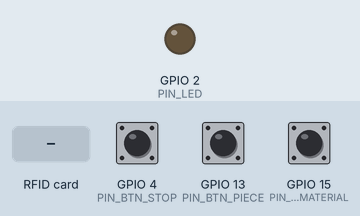
This sketch was run on a simulated ESP32. On the bench: output pins drawn as LEDs (lit = HIGH). The inputs (shaded band) are chosen by the test bench; at power-on: GPIO 4 (PIN_BTN_STOP) HIGH, GPIO 13 (PIN_BTN_PIECE) HIGH, GPIO 15 (PIN_BTN_MATERIAL) HIGH. WiFi joins after 1.5 s; servers stay silent unless stated; uploads are accepted with an empty reply; what the sketch prints to the serial monitor is not drawn.

Above: at 0.0 s.
At 2.9 s:
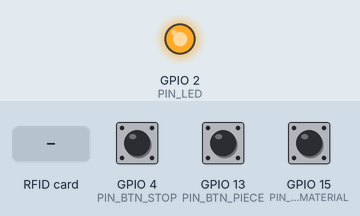
3.0 s: GPIO 4 (PIN_BTN_STOP) pulled LOW for 0.15 s
4.8 s: GPIO 13 (PIN_BTN_PIECE) pulled LOW for 0.15 s
6.6 s: RFID card 5E 7A 19 C4 held to the reader
Timing chart, 0 to 9.6 s (numbered marks = the images above; inputs shaded):
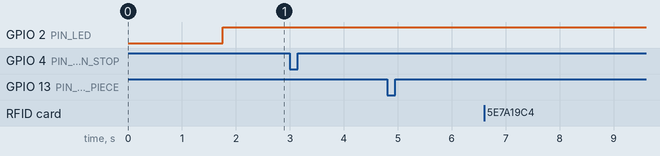

Measured:
- after the input at 3.0 s, every drawn part: stays the same
- after the input at 4.8 s, every drawn part: stays the same
- after the input at 6.6 s, every drawn part: stays the same

The sketch:

esp32_firmware.ino
```cpp
/*
 * =========================================================================================
 * FACTORY PULSE — FIRMWARE DE NODO ESP32
 * =========================================================================================
 *
 * Target: ESP32 Dev Module (WROOM-32) · Arduino core
 * Envío: HTTP POST JSON a la API de Factory Pulse
 *
 * 1. Registra el dispositivo en la app (Dispositivos → Registrar dispositivo).
 *    Queda "esperando conexión".
 * 2. Copia aquí el bloque de configuración que muestra la app para ese dispositivo.
 * 3. Al primer latido la app lo marca "conectado". Si el ID no estaba registrado,
 *    aparece como "detectado sin registrar" para asignarlo.
 *
 * Activa solo los módulos que tenga físicamente este nodo (ENABLE_*).
 *
 * CABLEADO
 * -----------------------------------------------------------------------------------------
 * Componente                 | Pin ESP32        | Notas
 * -----------------------------------------------------------------------------------------
 * RC522 (RFID 13.56 MHz)     | SCK 18, MISO 19, | 3.3 V. Librería MFRC522 (miguelbalboa)
 *                            | MOSI 23, SS 5,   |
 *                            | RST 22           |
 * Pulsador paro / andon      | GPIO 4           | INPUT_PULLUP, normalmente abierto a GND
 * Pulsador solicitar material| GPIO 15          | INPUT_PULLUP
 * Pulsador "pieza terminada" | GPIO 13          | INPUT_PULLUP · da dato de proceso con el kit
 * PIR presencia (opcional)   | GPIO 27          | HC-SR501 / RCWL-0516
 * Pulso de ciclo de máquina  | GPIO 26          | Optoacoplador PC817 desde salida de PLC
 * LED de estado              | GPIO 2           | Encendido = Wi-Fi conectado
 * =========================================================================================
 */

#include <WiFi.h>
#include <HTTPClient.h>

// ---------- Configuración (cópiala desde la app) ----------
#define WIFI_SSID    "NOMBRE_DE_TU_RED"
#define WIFI_PASS    "CLAVE_DE_TU_RED"
#define SERVER_BASE  "http://192.168.1.100:8000"
#define DEVICE_ID    "esp32-st-1-rfid"
#define STATION_ID   "st-1"
#define FIRMWARE     "fp-esp32-1.1"

// ---------- Módulos presentes en este nodo ----------
#define ENABLE_RFID    1
#define ENABLE_BUTTONS 1
#define ENABLE_PIR     0
#define ENABLE_CYCLE   0
// Sin sensor de proceso, un pulsador por pieza terminada permite medir ritmo,
// productivo y espera con el hardware del kit del hackathon.
#define ENABLE_PIECE_BUTTON 1

const unsigned long HEARTBEAT_INTERVAL_MS = 10000;  // la app espera un latido cada 10 s

#if ENABLE_RFID
#include <SPI.h>
#include <MFRC522.h>
const int PIN_RFID_SS = 5;
const int PIN_RFID_RST = 22;
MFRC522 rfid(PIN_RFID_SS, PIN_RFID_RST);
String lastTag = "";
unsigned long lastTagAt = 0;
#endif

const int PIN_BTN_STOP = 4;
const int PIN_BTN_MATERIAL = 15;
const int PIN_BTN_PIECE = 13;
unsigned long lastPieceAt = 0;
const int PIN_PIR = 27;
const int PIN_CYCLE = 26;
const int PIN_LED = 2;

unsigned long lastHeartbeat = 0;
bool lastPresence = false;
volatile unsigned long cyclePulses = 0;
unsigned long lastCycleAt = 0;

void IRAM_ATTR onCyclePulse() { cyclePulses++; }

String eventId(const char* kind) {
  return String(DEVICE_ID) + "-" + kind + "-" + String(millis());
}

// Envía un evento. "payload" es el contenido JSON sin llaves.
int postEvent(const char* type, const char* kind, const String& payload) {
  if (WiFi.status() != WL_CONNECTED) return -1;
  HTTPClient http;
  http.begin(String(SERVER_BASE) + "/api/events");
  http.addHeader("Content-Type", "application/json");
  String json = "{\"event_id\":\"" + eventId(kind) + "\",\"device_id\":\"" DEVICE_ID "\",\"source_id\":\"esp32_" + String(kind) +
                "\",\"type\":\"" + String(type) + "\",\"quality\":1.0,\"mode\":\"live\",\"payload\":{\"station_id\":\"" STATION_ID "\"," + payload + "}}";
  int code = http.POST(json);
  Serial.printf("[%s] HTTP %d\n", type, code);
  http.end();
  return code;
}

void sendHeartbeat() {
  if (WiFi.status() != WL_CONNECTED) return;
  HTTPClient http;
  http.begin(String(SERVER_BASE) + "/api/devices/" DEVICE_ID "/heartbeat");
  http.addHeader("Content-Type", "application/json");
  String body = "{\"firmware\":\"" FIRMWARE "\",\"rssi\":" + String(WiFi.RSSI()) + ",\"ip\":\"" + WiFi.localIP().toString() + "\"}";
  int code = http.POST(body);
  Serial.printf("[latido] HTTP %d\n", code);
  http.end();
}

void connectWiFi() {
  Serial.printf("Conectando a %s", WIFI_SSID);
  WiFi.begin(WIFI_SSID, WIFI_PASS);
  for (int i = 0; i < 20 && WiFi.status() != WL_CONNECTED; i++) {
    delay(500);
    Serial.print(".");
  }
  if (WiFi.status() == WL_CONNECTED) {
    Serial.println("\nWi-Fi OK, IP " + WiFi.localIP().toString());
    sendHeartbeat();  // aviso inmediato: la app pasa de "esperando" a "conectado"
    lastHeartbeat = millis();
  } else {
    Serial.println("\nSin Wi-Fi, reintentando");
  }
}

bool pressed(int pin) {
  if (digitalRead(pin) != LOW) return false;
  delay(40);  // antirrebote
  if (digitalRead(pin) != LOW) return false;
  while (digitalRead(pin) == LOW) delay(10);
  return true;
}

void setup() {
  Serial.begin(115200);
  pinMode(PIN_LED, OUTPUT);
#if ENABLE_BUTTONS
  pinMode(PIN_BTN_STOP, INPUT_PULLUP);
  pinMode(PIN_BTN_MATERIAL, INPUT_PULLUP);
#endif
#if ENABLE_PIR
  pinMode(PIN_PIR, INPUT);
#endif
#if ENABLE_PIECE_BUTTON
  pinMode(PIN_BTN_PIECE, INPUT_PULLUP);
  lastPieceAt = millis();
#endif
#if ENABLE_CYCLE
  pinMode(PIN_CYCLE, INPUT_PULLUP);
  attachInterrupt(digitalPinToInterrupt(PIN_CYCLE), onCyclePulse, FALLING);
  lastCycleAt = millis();
#endif
#if ENABLE_RFID
  SPI.begin();
  rfid.PCD_Init();
#endif
  Serial.println("\n[Factory Pulse] Nodo " DEVICE_ID);
  connectWiFi();
}

void loop() {
  if (WiFi.status() != WL_CONNECTED) {
    digitalWrite(PIN_LED, LOW);
    connectWiFi();
    return;
  }
  digitalWrite(PIN_LED, HIGH);

#if ENABLE_RFID
  // Checkpoint: cada tarjeta nueva en la estación genera una entrada.
  if (rfid.PICC_IsNewCardPresent() && rfid.PICC_ReadCardSerial()) {
    String tag = "";
    for (byte i = 0; i < rfid.uid.size; i++) {
      if (i) tag += ":";
      if (rfid.uid.uidByte[i] < 0x10) tag += "0";
      tag += String(rfid.uid.uidByte[i], HEX);
    }
    tag.toUpperCase();
    if (tag != lastTag || millis() - lastTagAt > 3000) {  // ignora la misma tarjeta sostenida
      postEvent("zone_enter", "rfid", "\"tag_id\":\"" + tag + "\",\"source\":\"rfid_checkpoint\"");
      lastTag = tag;
      lastTagAt = millis();
    }
    rfid.PICC_HaltA();
  }
#endif

#if ENABLE_BUTTONS
  if (pressed(PIN_BTN_STOP)) postEvent("button_press", "btn", "\"action\":\"stop_line\",\"button_name\":\"paro\"");
  if (pressed(PIN_BTN_MATERIAL)) postEvent("button_press", "btn", "\"action\":\"request_material\",\"button_name\":\"material\"");
#endif

#if ENABLE_PIECE_BUTTON
  if (pressed(PIN_BTN_PIECE)) {
    float cycle = (millis() - lastPieceAt) / 1000.0;
    lastPieceAt = millis();
    postEvent("cycle", "pza", "\"cycle_time_seconds\":" + String(cycle, 1) + ",\"is_good_piece\":true,\"total_parts\":1,\"source\":\"button\"");
  }
#endif

#if ENABLE_PIR
  bool presence = digitalRead(PIN_PIR) == HIGH;
  if (presence != lastPresence) {
    lastPresence = presence;
    postEvent("presence", "pir", String("\"present\":") + (presence ? "true" : "false") + ",\"confidence\":0.9");
  }
#endif

#if ENABLE_CYCLE
  // Un evento por pieza, con el tiempo de ciclo medido entre pulsos.
  unsigned long pulses = cyclePulses;
  if (pulses > 0) {
    cyclePulses = 0;
    float cycle = (millis() - lastCycleAt) / 1000.0 / pulses;
    lastCycleAt = millis();
    for (unsigned long i = 0; i < pulses; i++) {
      postEvent("cycle", "cyc", "\"cycle_time_seconds\":" + String(cycle, 1) + ",\"is_good_piece\":true,\"total_parts\":1");
    }
  }
#endif

  if (millis() - lastHeartbeat >= HEARTBEAT_INTERVAL_MS) {
    lastHeartbeat = millis();
    sendHeartbeat();
  }
  delay(20);
}
```
